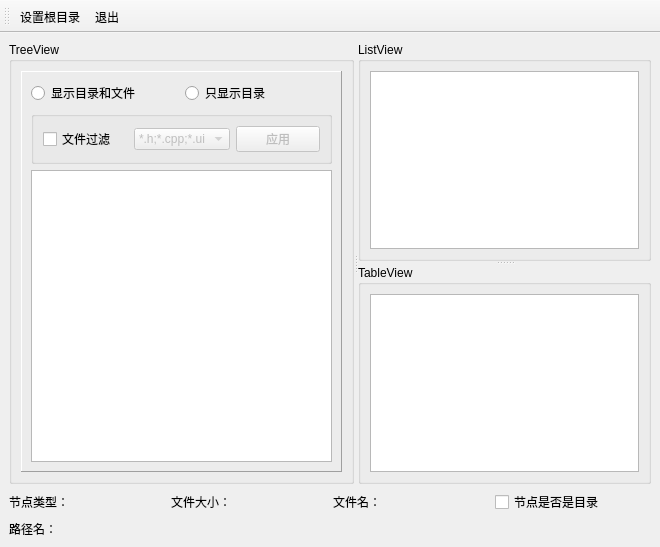
<?xml version="1.0" encoding="UTF-8"?>
<ui version="4.0">
 <class>MainWindow</class>
 <widget class="QMainWindow" name="MainWindow">
  <property name="geometry">
   <rect>
    <x>0</x>
    <y>0</y>
    <width>660</width>
    <height>547</height>
   </rect>
  </property>
  <property name="windowTitle">
   <string>MainWindow</string>
  </property>
  <widget class="QWidget" name="centralwidget">
   <layout class="QVBoxLayout" name="verticalLayout_4">
    <item>
     <widget class="QSplitter" name="splitter_3">
      <property name="orientation">
       <enum>Qt::Horizontal</enum>
      </property>
      <widget class="QGroupBox" name="groupBox">
       <property name="title">
        <string>TreeView</string>
       </property>
       <layout class="QVBoxLayout" name="verticalLayout_5">
        <item>
         <widget class="QSplitter" name="splitter_2">
          <property name="orientation">
           <enum>Qt::Vertical</enum>
          </property>
          <widget class="QFrame" name="frame">
           <property name="frameShape">
            <enum>QFrame::Panel</enum>
           </property>
           <property name="frameShadow">
            <enum>QFrame::Raised</enum>
           </property>
           <layout class="QVBoxLayout" name="verticalLayout_3">
            <item>
             <layout class="QVBoxLayout" name="verticalLayout">
              <item>
               <layout class="QHBoxLayout" name="horizontalLayout_3">
                <item>
                 <widget class="QRadioButton" name="radioShowAll">
                  <property name="text">
                   <string>显示目录和文件</string>
                  </property>
                 </widget>
                </item>
                <item>
                 <widget class="QRadioButton" name="radioShowDir">
                  <property name="text">
                   <string>只显示目录</string>
                  </property>
                 </widget>
                </item>
               </layout>
              </item>
              <item>
               <widget class="QGroupBox" name="groupBoxFilter">
                <property name="title">
                 <string/>
                </property>
                <layout class="QHBoxLayout" name="horizontalLayout_4">
                 <item>
                  <widget class="QCheckBox" name="chkBoxEnableFilter">
                   <property name="text">
                    <string>文件过滤</string>
                   </property>
                  </widget>
                 </item>
                 <item>
                  <widget class="QComboBox" name="comboFilters">
                   <property name="enabled">
                    <bool>false</bool>
                   </property>
                   <property name="editable">
                    <bool>false</bool>
                   </property>
                   <item>
                    <property name="text">
                     <string>*.h;*.cpp;*.ui</string>
                    </property>
                   </item>
                   <item>
                    <property name="text">
                     <string>*.txt</string>
                    </property>
                   </item>
                   <item>
                    <property name="text">
                     <string>*.jpg</string>
                    </property>
                   </item>
                  </widget>
                 </item>
                 <item>
                  <widget class="QPushButton" name="btnApplyFilters">
                   <property name="enabled">
                    <bool>false</bool>
                   </property>
                   <property name="text">
                    <string>应用</string>
                   </property>
                   <property name="icon">
                    <iconset resource="res.qrc">
                     <normaloff>:/images/icons/103.bmp</normaloff>:/images/icons/103.bmp</iconset>
                   </property>
                  </widget>
                 </item>
                </layout>
               </widget>
              </item>
             </layout>
            </item>
            <item>
             <widget class="QTreeView" name="treeView"/>
            </item>
           </layout>
          </widget>
         </widget>
        </item>
       </layout>
      </widget>
      <widget class="QSplitter" name="splitter">
       <property name="orientation">
        <enum>Qt::Vertical</enum>
       </property>
       <widget class="QGroupBox" name="groupBox_2">
        <property name="title">
         <string>ListView</string>
        </property>
        <layout class="QVBoxLayout" name="verticalLayout_2">
         <item>
          <widget class="QListView" name="listView"/>
         </item>
        </layout>
       </widget>
       <widget class="QGroupBox" name="groupBox_3">
        <property name="title">
         <string>TableView</string>
        </property>
        <layout class="QHBoxLayout" name="horizontalLayout_2">
         <item>
          <widget class="QTableView" name="tableView"/>
         </item>
        </layout>
       </widget>
      </widget>
     </widget>
    </item>
    <item>
     <layout class="QHBoxLayout" name="horizontalLayout_5">
      <item>
       <widget class="QLabel" name="labFileType">
        <property name="text">
         <string>节点类型：</string>
        </property>
       </widget>
      </item>
      <item>
       <widget class="QLabel" name="labFileSize">
        <property name="text">
         <string>文件大小：</string>
        </property>
       </widget>
      </item>
      <item>
       <widget class="QLabel" name="labFileName">
        <property name="text">
         <string>文件名：</string>
        </property>
       </widget>
      </item>
      <item>
       <widget class="QCheckBox" name="chkIsDir">
        <property name="text">
         <string>节点是否是目录</string>
        </property>
       </widget>
      </item>
     </layout>
    </item>
    <item>
     <widget class="QLabel" name="labPath">
      <property name="text">
       <string>路径名：</string>
      </property>
     </widget>
    </item>
   </layout>
  </widget>
  <widget class="QToolBar" name="toolBar">
   <property name="windowTitle">
    <string>toolBar</string>
   </property>
   <property name="toolButtonStyle">
    <enum>Qt::ToolButtonTextUnderIcon</enum>
   </property>
   <attribute name="toolBarArea">
    <enum>TopToolBarArea</enum>
   </attribute>
   <attribute name="toolBarBreak">
    <bool>false</bool>
   </attribute>
   <addaction name="actSetRoot"/>
   <addaction name="actQuit"/>
  </widget>
  <action name="actSetRoot">
   <property name="icon">
    <iconset resource="res.qrc">
     <normaloff>:/images/icons/fold.bmp</normaloff>:/images/icons/fold.bmp</iconset>
   </property>
   <property name="text">
    <string>设置根目录</string>
   </property>
  </action>
  <action name="actQuit">
   <property name="icon">
    <iconset resource="res.qrc">
     <normaloff>:/images/icons/exit.bmp</normaloff>:/images/icons/exit.bmp</iconset>
   </property>
   <property name="text">
    <string>退出</string>
   </property>
   <property name="toolTip">
    <string>退出</string>
   </property>
  </action>
 </widget>
 <resources>
  <include location="res.qrc"/>
 </resources>
 <connections>
  <connection>
   <sender>actQuit</sender>
   <signal>triggered()</signal>
   <receiver>MainWindow</receiver>
   <slot>close()</slot>
   <hints>
    <hint type="sourcelabel">
     <x>-1</x>
     <y>-1</y>
    </hint>
    <hint type="destinationlabel">
     <x>329</x>
     <y>273</y>
    </hint>
   </hints>
  </connection>
 </connections>
</ui>
